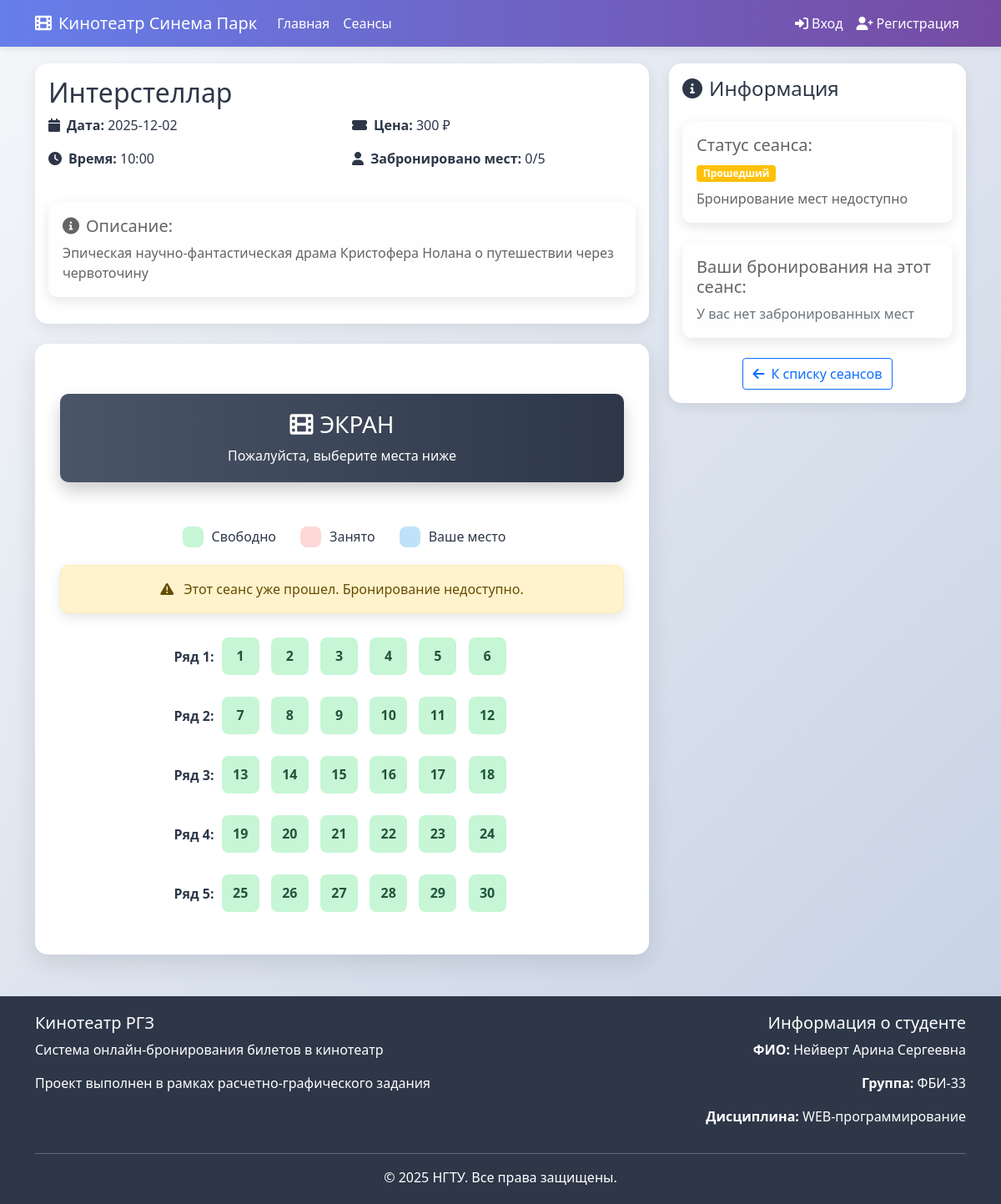
/rgz/session/1 (signed in), run on the app's committed database.
### tables this page shows
CREATE TABLE movies (
            id INTEGER PRIMARY KEY AUTOINCREMENT,
            title TEXT NOT NULL,
            description TEXT,
            duration_minutes INTEGER,
            created_at TIMESTAMP DEFAULT CURRENT_TIMESTAMP
        );

### rgz.py (the view)
@rgz_bp.route('/session/<int:session_id>')
def session_detail(session_id):
    if 'user_id' not in session:
        flash('Для бронирования необходимо войти в систему', 'error')
        return redirect(url_for('rgz.login'))
    conn = get_db_connection()
    session_data = conn.execute('''
        SELECT s.*, m.title as movie_title, m.description as movie_description
        FROM sessions s
        JOIN movies m ON s.movie_id = m.id
        WHERE s.id = ?
    ''', (session_id,)).fetchone()
    if not session_data:
        flash('Сеанс не найден', 'error')
        return redirect(url_for('rgz.sessions'))
    is_past = is_session_in_past(session_data['session_date'], session_data['session_time'])
    bookings = conn.execute('''
        SELECT b.seat_number, u.name as user_name, u.id as user_id
        FROM bookings b
        JOIN users u ON b.user_id = u.id
        WHERE b.session_id = ?
    ''', (session_id,)).fetchall()
    user_bookings_count = conn.execute('''
        SELECT COUNT(*) FROM bookings
        WHERE session_id = ? AND user_id = ?
    ''', (session_id, session['user_id'])).fetchone()[0]
    conn.close()
    can_book_more = user_bookings_count < CINEMA_CONFIG['max_seats_per_user']
    seats = []
    booked_seats_by_user = {}
    for booking in bookings:
        booked_seats_by_user[booking['seat_number']] = {
            'user_name': booking['user_name'],
            'user_id': booking['user_id']
        }
    for seat_num in range(1, CINEMA_CONFIG['total_seats'] + 1):
        status = booked_seats_by_user.get(seat_num)
        seats.append({
            'number': seat_num,
            'row': ((seat_num - 1) // CINEMA_CONFIG['cols']) + 1,
            'col': ((seat_num - 1) % CINEMA_CONFIG['cols']) + 1,
            'booked': status is not None,
            'booked_by_current': status['user_id'] == session['user_id'] if status else False,
            'user_name': status['user_name'] if status else None
        })
    return render_template('rgz/session_detail.html',
                         session=session_data,
                         seats=seats,
                         cinema_config=CINEMA_CONFIG,
                         student_info=STUDENT_INFO,
                         is_past=is_past,
                         user_bookings_count=user_bookings_count,
                         can_book_more=can_book_more)

### rgz.py (called while the page is built)
def get_db_path():
    base_dir = os.path.dirname(os.path.abspath(__file__))
    return os.path.join(base_dir, 'rgz_database.db')

def get_db_connection():
    db_path = get_db_path()
    conn = sqlite3.connect(db_path)
    conn.row_factory = sqlite3.Row
    return conn

def is_session_in_past(session_date_str, session_time_str):
    try:
        session_datetime = datetime.strptime(f'{session_date_str} {session_time_str}', '%Y-%m-%d %H:%M:%S')
        return session_datetime < datetime.now()
    except ValueError:
        try:
            session_datetime = datetime.strptime(f'{session_date_str} {session_time_str}', '%Y-%m-%d %H:%M')
            return session_datetime < datetime.now()
        except ValueError:
            return False

@rgz_bp.before_request
def before_request():
    g.student_info = STUDENT_INFO

### templates/rgz/session_detail.html (shortened to what this page needs)
{% extends "rgz/base.html" %}
{% block content %}
<div class="row">
    <div class="col-lg-8">
        <div class="card mb-4">
            <div class="card-body">
                <h2 class="card-title">{{ session.movie_title }}</h2>
                <div class="row mb-4">
                    <div class="col-md-6">
                        <p><i class="fas fa-calendar me-2"></i><strong>Дата:</strong> {{ session.session_date }}</p>
                        <p><i class="fas fa-clock me-2"></i><strong>Время:</strong> {{ session.session_time[:5] }}</p>
                    </div>
                    <div class="col-md-6">
                        <p><i class="fas fa-ticket-alt me-2"></i><strong>Цена:</strong> {{ session.price }} ₽</p>
                        <p><i class="fas fa-user me-2"></i><strong>Забронировано мест:</strong>
                            <span id="user-bookings-count">{{ user_bookings_count }}</span>/{{ cinema_config.max_seats_per_user }}
                        </p>
                    </div>
                </div>
                {% if session.movie_description %}
                <div class="alert alert-light">
                    <h5><i class="fas fa-info-circle me-2"></i>Описание:</h5>
                    <p class="mb-0">{{ session.movie_description }}</p>
                </div>
                {% endif %}
            </div>
        </div>
        <div class="cinema-layout">
            <div class="screen mb-5">
                <h3><i class="fas fa-film me-2"></i>ЭКРАН</h3>
                <p class="mb-0">Пожалуйста, выберите места ниже</p>
            </div>
            <div class="text-center mb-4">
                <div class="d-flex justify-content-center align-items-center mb-3">
                    <div class="d-flex align-items-center me-4">
                        <div class="seat available legend"></div>
                        <span>Свободно</span>
                    </div>
                    <div class="d-flex align-items-center me-4">
                        <div class="seat booked legend"></div>
                        <span>Занято</span>
                    </div>
                    <div class="d-flex align-items-center">
                        <div class="seat own-booking legend"></div>
                        <span>Ваше место</span>
                    </div>
                </div>
                {% if is_past %}
                <div class="alert alert-warning">
                    <i class="fas fa-exclamation-triangle me-2"></i>
                    Этот сеанс уже прошел. Бронирование недоступно.
                </div>
                {% elif not can_book_more %}
                <div class="alert alert-warning">
                    <i class="fas fa-exclamation-triangle me-2"></i>
                    Вы уже забронировали максимальное количество мест ({{ cinema_config.max_seats_per_user }}) на этот сеанс.
                </div>
                {% else %}
                <div class="alert alert-info">
                    <i class="fas fa-info-circle me-2"></i>
                    Нажмите на свободное место, чтобы забронировать его.
                    Максимум {{ cinema_config.max_seats_per_user }} мест на сеанс.
                </div>
                {% endif %}
            </div>
            <div class="seats-container text-center">
                {% for seat in seats %}
                    {% if seat.col == 1 %}
                        <div class="mb-3">
                            <strong>Ряд {{ seat.row }}:</strong>
                    {% endif %}
                    <div class="seat
                        {% if seat.booked %}
                            {% if seat.booked_by_current %}own-booking{% else %}booked{% endif %}
                        {% else %}
                            available
                        {% endif %}"
                        data-seat="{{ seat.number }}"
                        title="Место {{ seat.number }}{% if seat.booked %} ({{ seat.user_name }}){% endif %}">
                        {{ seat.number }}
                    </div>
                    {% if seat.col == cinema_config.cols or loop.last %}
                        </div>
                    {% endif %}
                {% endfor %}
            </div>
        </div>
    </div>
    <div class="col-lg-4">
        <div class="card">
            <div class="card-body">
                <h4 class="card-title mb-4"><i class="fas fa-info-circle me-2"></i>Информация</h4>
                <div class="alert alert-light mb-4">
                    <h5>Статус сеанса:</h5>
                    {% if is_past %}
                    <span class="badge bg-warning">Прошедший</span>
                    <p class="mt-2 mb-0">Бронирование мест недоступно</p>
                    {% else %}
                    <span class="badge bg-success">Предстоящий</span>
                    <p class="mt-2 mb-0">Вы можете забронировать места</p>
                    {% endif %}
                </div>
                <div class="alert alert-light">
                    <h5>Ваши бронирования на этот сеанс:</h5>
                    <div id="user-bookings-list">
                        {% if user_bookings_count == 0 %}
                        <p class="mb-0 text-muted">У вас нет забронированных мест</p>
                        {% endif %}
                    </div>
                </div>
                <div class="text-center mt-4">
                    <a href="{{ url_for('rgz.sessions') }}" class="btn btn-outline-primary">
                        <i class="fas fa-arrow-left me-2"></i>К списку сеансов
                    </a>
                </div>
            </div>
        </div>
    </div>
</div>
{% endblock %}

### templates/rgz/base.html (style rules this page uses)
:root { --primary-color: #667eea; --secondary-color: #764ba2; --success-color: #48bb78; --danger-color: #f56565; --warning-color: #ed8936; --dark-color: #2d3748; --light-color: #f7fafc; }
body { font-family: 'Segoe UI', Tahoma, Geneva, Verdana, sans-serif; background: linear-gradient(135deg, #f5f7fa 0%, #c3cfe2 100%); min-height: 100vh; color: var(--dark-color); }
.card { border: none; border-radius: 15px; box-shadow: 0 5px 15px rgba(0, 0, 0, 0.08); transition: transform 0.3s ease; margin-bottom: 20px; }
.seat { width: 45px; height: 45px; margin: 5px; display: inline-flex; align-items: center; justify-content: center; border-radius: 8px; cursor: pointer; transition: all 0.2s ease; font-weight: bold; }
.seat.available { background-color: #c6f6d5; color: #22543d; }
.seat.booked { background-color: #fed7d7; color: #742a2a; cursor: not-allowed; }
.seat.own-booking { background-color: #bee3f8; color: #2c5282; }
.alert { border-radius: 10px; box-shadow: 0 5px 15px rgba(0, 0, 0, 0.1); animation: slideIn 0.3s ease; }
.screen { background: linear-gradient(90deg, #4a5568 0%, #2d3748 100%); color: white; text-align: center; padding: 20px; margin: 30px 0; border-radius: 10px; box-shadow: 0 10px 20px rgba(0, 0, 0, 0.2); }
.cinema-layout { background: white; padding: 30px; border-radius: 15px; box-shadow: 0 10px 30px rgba(0, 0, 0, 0.1); }

### templates/rgz/session_detail.html (style rules this page uses)
.seat.legend { width: 25px; height: 25px; margin-right: 10px; }

### data on the page
movies: movie_title "Интерстеллар", movie_description "Эпическая научно-фантастическая драма Кристофера Нолана о путешествии через червоточину"

### other printed values
{{ session.session_date }} "2025-12-02"
{{ session.session_time[:5] }} "10:00"
{{ session.price }} "300"
{{ user_bookings_count }} "0"
{{ cinema_config.max_seats_per_user }} "5"
{{ seat.row }} "1" "2" "3" "4" "5"
{{ seat.number }} "1" "2" "3" "4" "5" "6" "7" "8" "9" "10" "11" "12" "13" "14" "15" "16" "17" "18" "19" "20" "21" "22" "23" "24" "25" "26" "27" "28" "29" "30"
{{ student_info.fio }} "Нейверт Арина Сергеевна"
{{ student_info.group }} "ФБИ-33"
